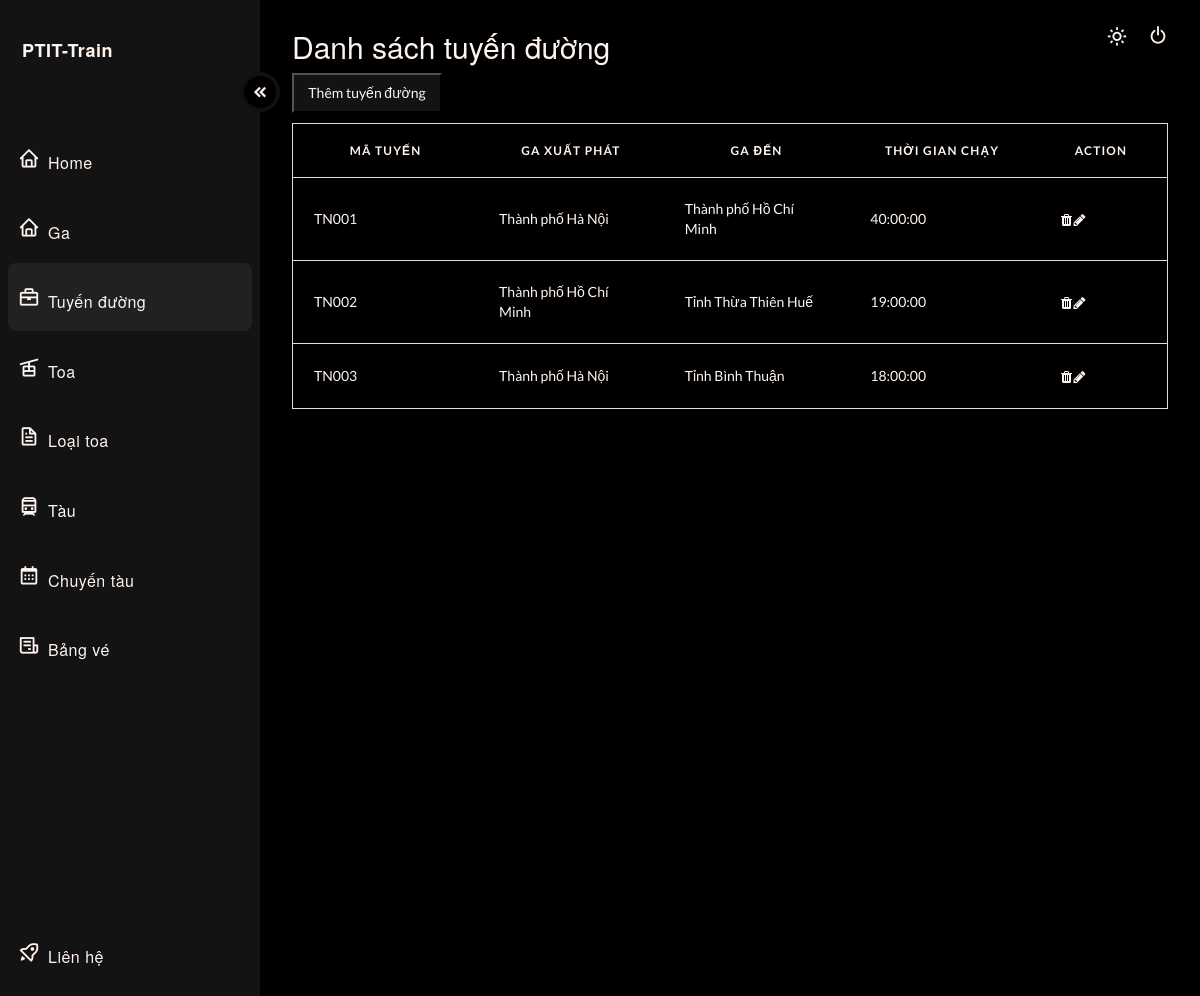
The app's page /?type=admin&page=tuyenduong (signed in) with its own data.
### tables this page shows
CREATE TABLE Ga (
  `MaGa` VARCHAR(20) PRIMARY KEY,
  `TenGa` NVARCHAR(100)
);

### src/controller/TuyenDuongController.php (called while the page is built, shortened)
<?php
    class TuyenDuongController{
        public function index(){
            include './module/TuyenDuongModule/TuyenDuong.php';
            $arrTuyenDuong = (new TuyenDuong)->load();
            include './view/admin/dashboard_tuyenduong.php';
		}
    }
?>

### src/index.php (called while the page is built)
<?php
    require 'route.php';
?>

### src/module/db.php (called while the page is built, shortened)
<?php
    class DB{
        private function conn() {
            $connectionString = "mysql:host=" . getenv('MYSQL_HOSTNAME') . ";dbname=" . getenv('MYSQL_DATABASE');
            $conn = new \PDO($connectionString, getenv('MYSQL_USER'), getenv('MYSQL_PASSWORD'));
            $conn->setAttribute(PDO::ATTR_ERRMODE, PDO::ERRMODE_EXCEPTION);
            return $conn;
        }
        public function select($sql, $params = null)
        {
            $connect = $this->conn();
            if($params != null){
                $res = $connect->prepare($sql);
                $res->execute($params);
            }
            else {
                $res = $connect->query($sql);
            }
            $res->setFetchMode(PDO::FETCH_ASSOC);
            return $res;
        }
    }
?>

### src/module/TuyenDuongModule/TuyenDuong.php (called while the page is built, shortened)
<?php
    include_once "./module/db.php";
    include "TuyenDuongObject.php";
        class TuyenDuong{
            function load(){
                try {
                    $db = new DB();
                    $sql = "select tmp.*, Ga.TenGa as TenGaDiemDen from Ga,
                    (
                        select T.*, G.TenGa as TenGaXuatPhat from TuyenDuong as T, Ga as G
                        where T.XuatPhat = G.MaGa
                    ) as tmp
                    where tmp.DiemDen = Ga.MaGa";
                    $sth = $db->select($sql);
                    $arr = [];
                    while($row = $sth->fetch()) {
                        $obj = new TuyenDuongObject($row);
                        $arr[] = $obj;
                    }
                        return $arr;
                    }
                catch (PDOException $e) {
                    return  $sql . "<br>" . $e->getMessage();
                }
            }
        }
?>

### src/module/TuyenDuongModule/TuyenDuongObject.php (called while the page is built, shortened)
<?php
    class TuyenDuongObject{
        private $MaTuyenDuong;
        private $XuatPhat;
        private $DiemDen;
        private $TenGaXuatPhat;
        private $TenGaDiemDen;
        private $ThoiGianChay;
        public function __construct($row)
        {
            $this->MaTuyenDuong = $row['MaTuyenDuong'];
            $this->XuatPhat = $row['XuatPhat'];
            $this->DiemDen = $row['DiemDen'];
            $this->TenGaXuatPhat = $row['TenGaXuatPhat'];
            $this->TenGaDiemDen = $row['TenGaDiemDen'];
            $this->ThoiGianChay = $row['ThoiGianChay'];
        }
        public function getDiemDen()
        {
                return $this->DiemDen;
        }
        public function getXuatPhat()
        {
                return $this->XuatPhat;
        }
        public function getMaTuyenDuong()
        {
                return $this->MaTuyenDuong;
        }
        public function getTenGaXuatPhat()
        {
                return $this->TenGaXuatPhat;
        }
        public function getTenGaDiemDen()
        {
                return $this->TenGaDiemDen;
        }
        public function getThoiGianChay()
        {
                return $this->ThoiGianChay;
        }
    }
?>

### src/view/admin/dashboard_tuyenduong.php (the view, shortened to what this page needs)
  <main>
    <header>
      <div class="text">
        <h2>Danh sách tuyến đường</h2>
<table id="myTable">
  <button style="background-color:var(--accent-clr); color: var(--text);; width: 150px; height: 40px; margin-bottom: 10px;" id="addBtn">Thêm tuyến đường</button>
  <thead>
    <tr>
      <th scope="col" width="70px">Mã tuyến</th>
      <th scope="col" width="70px">Ga xuất phát</th>
      <th scope="col" width="70px">Ga đến</th>
      <th scope="col" width="70px">Thời gian chạy</th>
      <th scope="col" width="50px">Action</th>
    </tr>
  </thead>
  <tbody>
    <?php foreach($arrTuyenDuong as $each): ?>
    <form>
    <tr>
        <td data-label="LineCode" >
          <?php echo $each->getMaTuyenDuong(); ?>
        </td>
        <td data-label="StartStation" value ="<?php echo $each->getXuatPhat(); ?>">
          <?php echo $each->getTenGaXuatPhat(); ?>
        </td>
        <td data-label="ToStation" value="<?php echo $each->getDiemDen(); ?>">
          <?php echo $each->getTenGaDiemDen(); ?>
        </td>
        <td data-label="Time2Run">
          <?php echo $each->getThoiGianChay(); ?>
        </td>
        <td data-label="Period">
          <i class="fa fa-trash ticon"></i>
          <i class="fa fa-pencil"></i>
      </tr>
    </form>
    <?php endforeach; ?>
  </tbody>
</table>
      <div>
        <button style="position: absolute; top: 21px; right: 60px;" id="theme_switch">
          <i class='bx bx-sun'></i>
        </button>
      </div>
      <div>
        <button class="log" id="theme_switch">
          <i style="margin-left: 8px; position: absolute; margin-left: 8px;top: 24px;right: 23px;" class='bx bx-power-off'></i>
        </button>
      </div>
    </header>
  </main>
</div>
</body>
</html>

### src/view/css/dashboard.css (style rules this page uses)
body { margin: 0px; padding: 0px; }
:root { --accent-clr: #131313; --accent-dark: #000000; --accent-light: rgba(155, 155, 155, .1); --text: seashell; }
.bx { font-size: 22px;margin-right: 8px; }
main { padding-inline: 32px; }
header { margin-top: 30px; display: flex; justify-content: space-between; }
h2 { font-size: 32px; font-weight: 300; margin-bottom: 12px; color: var(--text); }
#theme_switch { background-color: transparent; border: none; color: var(--text); display: flex; justify-content: center; align-items: center; cursor: pointer; border-radius: 8px; padding: 4px; }
.bx-sun { color: var(--text); padding-left: 8px; }
table { border-collapse: collapse; margin: 0; padding: 0; width: 100%; table-layout: fixed; color: var(--text); border-spacing: 0 15px; }
table tr { background-color:transparent; border: 1px solid #ddd!important; padding: .35em; margin-bottom: 10px; }
table th, table td { padding: 1.5em; text-align: left; }
table th { font-size: .85em; letter-spacing: .1em; text-transform: uppercase; }
.ticon { padding: 5px; background: var(--gray); border-radius: 4px; width: 15px; height: 15px; text-align: center; }

### records on screen
ga: MaTuyenDuong "TN001", TenGaXuatPhat "Thành phố Hà Nội", TenGa "Thành phố Hồ Chí Minh", ThoiGianChay "40:00:00"
ga: MaTuyenDuong "TN002", TenGaXuatPhat "Thành phố Hồ Chí Minh", TenGa "Tỉnh Thừa Thiên Huế", ThoiGianChay "19:00:00"
ga: MaTuyenDuong "TN003", TenGaXuatPhat "Thành phố Hà Nội", TenGa "Tỉnh Bình Thuận", ThoiGianChay "18:00:00"
